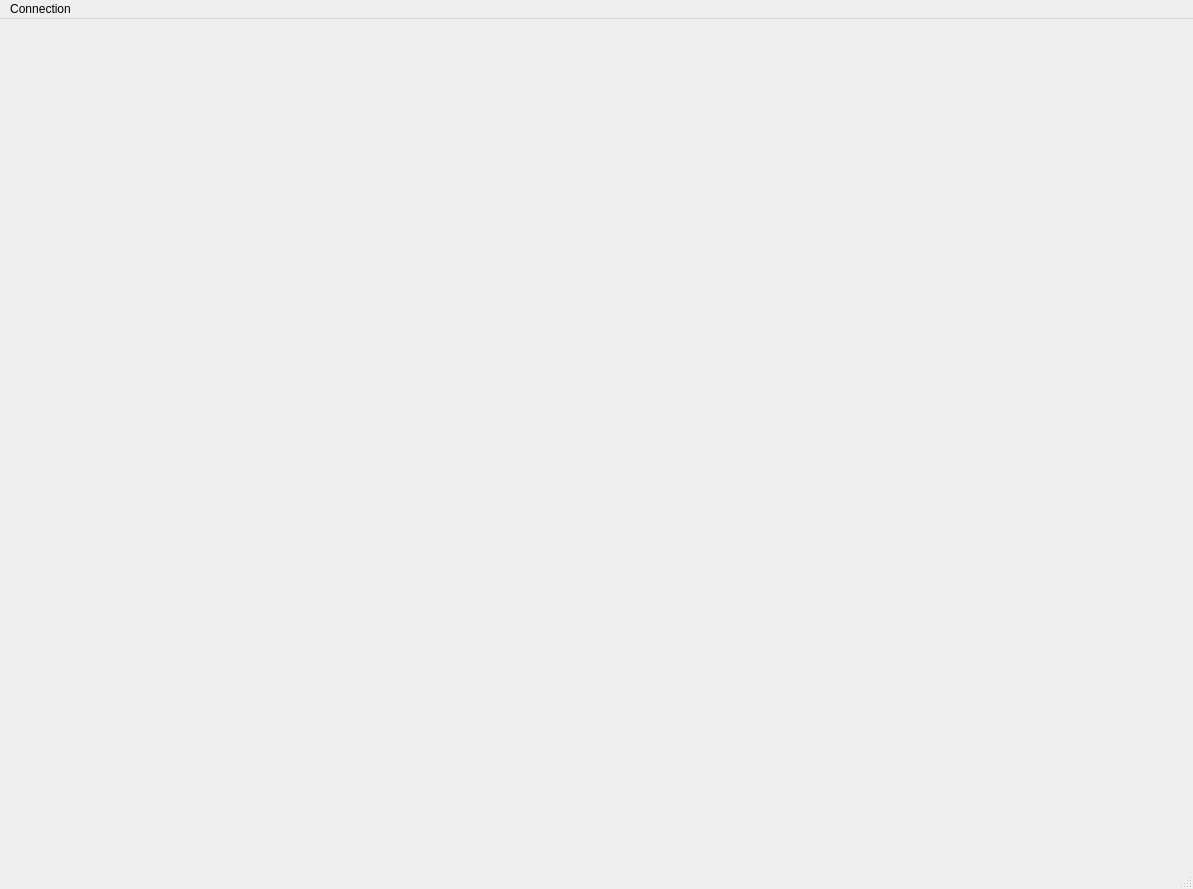
<?xml version="1.0" encoding="UTF-8"?>
<ui version="4.0">
 <class>MainWindow</class>
 <widget class="QMainWindow" name="MainWindow">
  <property name="geometry">
   <rect>
    <x>0</x>
    <y>0</y>
    <width>1193</width>
    <height>889</height>
   </rect>
  </property>
  <property name="windowTitle">
   <string>MainWindow</string>
  </property>
  <widget class="QWidget" name="h_layout">
   <layout class="QHBoxLayout" name="horizontalLayout"/>
  </widget>
  <widget class="QMenuBar" name="menubar">
   <property name="geometry">
    <rect>
     <x>0</x>
     <y>0</y>
     <width>1193</width>
     <height>26</height>
    </rect>
   </property>
   <widget class="QMenu" name="menuConnect">
    <property name="title">
     <string>Connection</string>
    </property>
    <addaction name="connect_to_yadisk_action"/>
    <addaction name="disconnect_action"/>
    <addaction name="separator"/>
    <addaction name="open_link_action"/>
   </widget>
   <addaction name="menuConnect"/>
  </widget>
  <widget class="QStatusBar" name="statusbar"/>
  <action name="connect_to_yadisk_action">
   <property name="text">
    <string>Connect to YaDisk</string>
   </property>
  </action>
  <action name="disconnect_action">
   <property name="text">
    <string>Disconnect</string>
   </property>
  </action>
  <action name="open_link_action">
   <property name="text">
    <string>Open link</string>
   </property>
  </action>
 </widget>
 <resources/>
 <connections/>
</ui>
